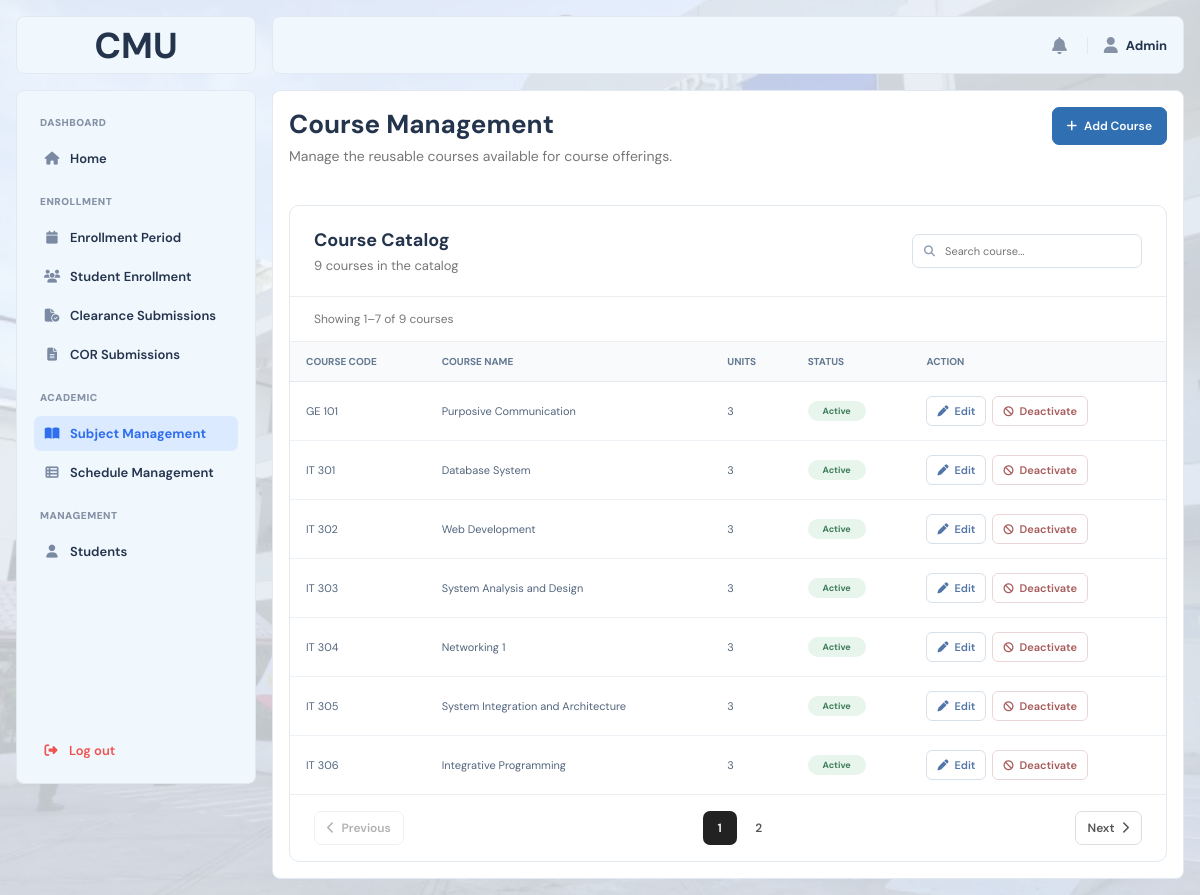
/frontend/pages/admin/course_management.php (signed in), run on the app's committed database.
### tables this page shows
CREATE TABLE `courses` (
  `course_id` int(10) UNSIGNED NOT NULL,
  `course_code` varchar(50) NOT NULL,
  `course_name` varchar(150) NOT NULL,
  `units` int(11) NOT NULL DEFAULT 3,
  `is_active` tinyint(1) NOT NULL DEFAULT 1,
  `created_at` datetime NOT NULL DEFAULT current_timestamp(),
  `updated_at` datetime NOT NULL DEFAULT current_timestamp() ON UPDATE current_timestamp()
);

### frontend/pages/admin/course_management.php (the view, shortened to what this page needs)
<?php
require_once dirname(__DIR__, 3) . '/backend/bootstrap.php';
$coursesPerPage = 7;
$currentCoursePage = max(
    1,
    (int) ($_GET['course_page'] ?? 1)
);
$search = trim($_GET['search'] ?? '');
$result = $conn->query(
    'SELECT COUNT(*) AS total
     FROM courses'
);
$totalCourses = 0;
if ($result) {
    $row = $result->fetch_assoc();
    $totalCourses =
        (int) ($row['total'] ?? 0);
}
if ($search !== '') {
    $countStmt = $conn->prepare(
        'SELECT COUNT(*) AS total
         FROM courses
         WHERE
            course_code LIKE ?
            OR course_name LIKE ?'
    );
    $searchValue = '%' . $search . '%';
    $countStmt->bind_param(
        'ss',
        $searchValue,
        $searchValue
    );
} else {
    $countStmt = $conn->prepare(
        'SELECT COUNT(*) AS total
         FROM courses'
    );
}
$countStmt->execute();
$countResult =
    $countStmt->get_result()->fetch_assoc();
$totalFilteredCourses =
    (int) ($countResult['total'] ?? 0);
$totalCoursePages = max(
    1,
    (int) ceil(
        $totalFilteredCourses /
        $coursesPerPage
    )
);
$currentCoursePage = min(
    $currentCoursePage,
    $totalCoursePages
);
$courseOffset =
    ($currentCoursePage - 1) *
    $coursesPerPage;
if ($search !== '') {
    $stmt = $conn->prepare(
        'SELECT
            course_id,
            course_code,
            course_name,
            units,
            is_active
         FROM courses
         WHERE
            course_code LIKE ?
            OR course_name LIKE ?
         ORDER BY
            is_active DESC,
            course_code ASC
         LIMIT ? OFFSET ?'
    );
    $stmt->bind_param(
        'ssii',
        $searchValue,
        $searchValue,
        $coursesPerPage,
        $courseOffset
    );
} else {
    $stmt = $conn->prepare(
        'SELECT
            course_id,
            course_code,
            course_name,
            units,
            is_active
         FROM courses
         ORDER BY
            is_active DESC,
            course_code ASC
         LIMIT ? OFFSET ?'
    );
    $stmt->bind_param(
        'ii',
        $coursesPerPage,
        $courseOffset
    );
}
$stmt->execute();
$courses =
    $stmt->get_result()->fetch_all(MYSQLI_ASSOC);
?>
<!DOCTYPE html>
<html lang="en">
<head>
    <link
        rel="stylesheet"
        href="<?= BASE_URL ?>frontend/assets/css/main.css"
    >
    <link
        rel="stylesheet"
        href="<?= BASE_URL ?>frontend/assets/css/admin.css"
    >
    <link
        rel="stylesheet"
        href="https://cdnjs.cloudflare.com/ajax/libs/font-awesome/6.5.2/css/all.min.css"
    >
</head>
<body>
<div class="layout">
    <div class="imglogo">
        <span>CMU</span>
    </div>
    <?php require FRONTEND_PATH . 'includes/admin_sidebar.php'; ?>
    <div class="overlay" id="overlay"></div>
    <div class="main">
        <?php require FRONTEND_PATH . 'includes/topbar.php'; ?>
        <div class="content">
            <section class="admin-student-enrollment-header">
                <div>
                    <h1>Course Management</h1>
                    <p>
                        Manage the reusable courses available for course offerings.
                    </p>
                </div>
                <button
                    type="button"
                    class="course-management-add-button"
                    id="addCourseButton"
                >
                    <i class="fa-solid fa-plus"></i>
                    Add Course
                </button>
            </section>
            <section class="course-management-card">
                <div class="admin-student-enrollment-card-header">
                    <div>
                        <h2>Course Catalog</h2>
                        <p>
                            <?= e($totalCourses) ?> courses in the catalog
                        </p>
                    </div>
                    <form
                        method="GET"
                        action="<?= e(BASE_URL) ?>"
                        class="course-management-search"
                         id="courseSearchForm"
                    >
                        <i class="fa-solid fa-magnifying-glass"></i>
                        <input
                            type="text"
                            id="courseSearch"
                            name="search"
                            value="<?= e($search) ?>"
                            placeholder="Search course..."
                            autocomplete="off"
                        >
                    </form>
                </div>
                <div class="course-management-table-wrap" id="courseResults">
                    <?php if ($totalFilteredCourses > 0): ?>
                        <?php
                        $displayStart =
                            $courseOffset + 1;
                        $displayEnd = min(
                            $courseOffset + $coursesPerPage,
                            $totalFilteredCourses
                        );
                        ?>
                        <div class="admin-cor-table-info">
                            <span>
                                Showing <?= $displayStart ?>–<?= $displayEnd ?>
                                of <?= $totalFilteredCourses ?> courses
                            </span>
                        </div>
                    <?php endif; ?>
                    <table class="course-management-table">
                        <thead>
                            <tr>
                                <th>Course Code</th>
                                <th>Course Name</th>
                                <th>Units</th>
                                <th>Status</th>
                                <th>Action</th>
                            </tr>
                        </thead>
                        <tbody id="courseTableBody">
                            <?php if (empty($courses)): ?>
                                <tr>
                                    <td
                                        colspan="5"
                                        class="course-management-empty"
                                    >
                                        No courses found.
                                    </td>
                                </tr>
                            <?php else: ?>
                                <?php foreach ($courses as $course): ?>
                                    <tr>
                                        <td>
                                            <?= e($course['course_code']) ?>
                                        </td>
                                        <td>
                                            <?= e($course['course_name']) ?>
                                        </td>
                                        <td>
                                            <?= e($course['units']) ?>
                                        </td>
                                        <td>
                                            <?php if ((int) $course['is_active'] === 1): ?>
                                                <span class="course-status active">
                                                    Active
                                                </span>
                                            <?php else: ?>
                                                <span class="course-status inactive">
                                                    Inactive
                                                </span>
                                            <?php endif; ?>
                                        </td>
                                        <td>
                                            <div class="course-management-actions">
                                                <button
                                                    type="button"
                                                    class="course-management-edit-button"
                                                    data-course-id="<?= e($course['course_id']) ?>"
                                                >
                                                    <i class="fa-solid fa-pen"></i>
                                                    Edit
                                                </button>
                                                <?php if ((int) $course['is_active'] === 1): ?>
                                                    <button
                                                        type="button"
                                                        class="course-management-status-button is-deactivate"
                                                        data-course-id="<?= e($course['course_id']) ?>"
                                                        data-action="deactivate"
                                                    >
                                                        <i class="fa-solid fa-ban"></i>
                                                        Deactivate
                                                    </button>
                                                <?php endif; ?>
                                            </div>
                                        </td>
                                    </tr>
                                <?php endforeach; ?>
                            <?php endif; ?>
                        </tbody>
                    </table>
                </div>
                <div id="coursePagination">
                <?php if ($totalCoursePages > 1): ?>
                <div class="admin-student-enrollment-pagination">
                    <a
                        href="<?= e(
                            BASE_URL
                            . '?page=course_management'
                            . '&search=' . urlencode($search)
                            . '&course_page='
                            . ($currentCoursePage - 1)
                        ) ?>"
                        class="<?= $currentCoursePage <= 1 ? 'disabled' : '' ?>"
                    >
                        <i class="fa-solid fa-chevron-left"></i>
                        Previous
                    </a>
                    <div class="admin-student-enrollment-page-numbers">
                        <?php for (
                            $pageNumber = 1;
                            $pageNumber <= $totalCoursePages;
                            $pageNumber++
                        ): ?>
                            <a
                                href="<?= e(
                                    BASE_URL
                                    . '?page=course_management'
                                    . '&search=' . urlencode($search)
                                    . '&course_page='
                                    . $pageNumber
                                ) ?>"
                                class="<?= $pageNumber === $currentCoursePage
                                    ? 'active'
                                    : '' ?>"
                            >
                                <?= $pageNumber ?>
                            </a>
                        <?php endfor; ?>
                    </div>
                    <a
                        href="<?= e(
                            BASE_URL
                            . '?page=course_management'
                            . '&search=' . urlencode($search)
                            . '&course_page='
                            . ($currentCoursePage + 1)
                        ) ?>"
                        class="<?= $currentCoursePage >= $totalCoursePages
                            ? 'disabled'
                            : '' ?>"
                    >
                        Next
                        <i class="fa-solid fa-chevron-right"></i>
                    </a>
                </div>
            <?php endif; ?>
                </div>
            </section>
        </div>
    </div>
</div>
</body>
</html>

### frontend/assets/css/main.css (style rules this page uses)
:root { --graystuble: #F8FAFC; --bluesubtle: #F0F7FD; --primary: #2f6fed; --primary-dark: #1c3f8f; --text: #24344d; --muted: #8592a6; --panel: #fbfcfe; --white: #ffffff; --border: #e3e9f2; --chip-bg: #eef1f6; --chip-color: #5b6b85; --blue: #2f6fed; --blue-bg: #dce9fd; --light-blue: #f8fafc; --lightest-blue: #eff6ff; --green: #2fb872; --green-bg: #d9f3e4; --orange: #f0a021; --orange-bg: #fcecc9; --danger: #ef5350; --danger-bg: #fbdedd; --table-head-bg: #1e293f; --table-head-text: #ffffff; --tips-grad-start: #1c3f8f; --tips-grad-end: #2f6fed; --tips-icon-bg: rgba(255, 255, 255, 0.2); --tips-text: rgba(255, 255, 255, 0.9); --teal: #0f9aa0; --teal-bg: #d7f1f2; --radius-sm: 8px; --radius-md: 14px; --sidebar-w: 240px; }
* { box-sizing: border-box; }
html, body { margin: 0; padding: 0; min-height: 100%; }
body { background-image: url('../img/cmu.png'); background-size: cover; background-position: center; background-repeat: no-repeat; font-family: "DM Sans", sans-serif; color: var(--text); overflow-x: hidden; }
a { color: inherit; text-decoration: none; }
button, input, textarea, select { font-family: inherit; }
.layout { display: grid; grid-template-columns: 240px minmax(0, 1fr); grid-template-rows: 58px minmax(0, 1fr); gap: 16px; width: 100%; min-height: 100vh; background: rgb(240, 247, 253, 0.8); padding: 16px; }
.imglogo { grid-column: 1; grid-row: 1; display: flex; align-items: center; justify-content: center; padding: 16px; background: var(--bluesubtle); border: 1px solid var(--border); border-radius: var(--radius-sm); }
.imglogo span { font-size: 36px; font-weight: 700; }
.main { grid-column: 2; grid-row: 1 / 3; display: grid; grid-template-rows: 58px minmax(0, 1fr); gap: 16px; min-width: 0; min-height: 0; background: transparent; }
.content { width: 100%; min-width: 0; min-height: 0; padding: 16px; background: var(--bluesubtle); border: 1px solid var(--border); border-radius: var(--radius-sm); overflow-y: auto; }
.content { display: flex; flex-direction: column; gap: 16px; width: 100%; min-width: 0; min-height: 0; padding: 16px; background: var(--white); border: 1px solid var(--border); border-radius: var(--radius-sm); overflow-y: auto; }
@media (min-width: 769px) { .layout > .imglogo { position: fixed; top: 16px; left: 16px; width: var(--sidebar-w, 240px); height: 58px; z-index: 31; } }

### data on the page
courses: course_code "GE 101", course_name "Purposive Communication", units "3", is_active "Active"
courses: course_code "IT 301", course_name "Database System", units "3", is_active "Active"
courses: course_code "IT 302", course_name "Web Development", units "3", is_active "Active"
courses: course_code "IT 303", course_name "System Analysis and Design", units "3", is_active "Active"
courses: course_code "IT 304", course_name "Networking 1", units "3", is_active "Active"
courses: course_code "IT 305", course_name "System Integration and Architecture", units "3", is_active "Active"
courses: course_code "IT 306", course_name "Integrative Programming", units "3", is_active "Active"

### other printed values
$section['title'] "ENROLLMENT"
$item['label'] "Enrollment Period"
$item['label'] "Student Enrollment"
$item['label'] "Clearance Submissions"
$item['label'] "COR Submissions"
$section['title'] "ACADEMIC"
$item['label'] "Subject Management"
$item['label'] "Schedule Management"
$section['title'] "MANAGEMENT"
$item['label'] "Students"
$userName "Admin"
$totalCourses "9"
$displayStart "1"
$displayEnd "7"
$totalFilteredCourses "9"
